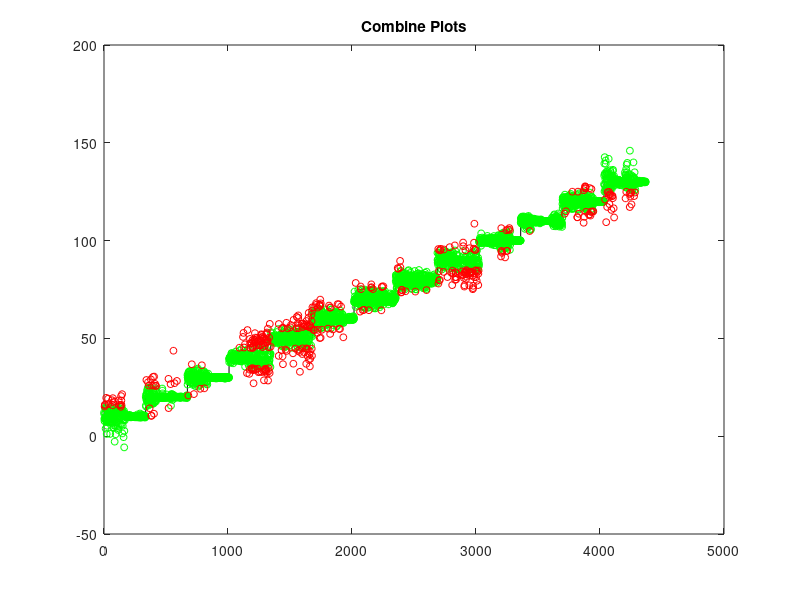

MATLAB code for this plot:
data=load('TrainResults.mat');
d=data.compareTrainAll;
k=1;
for i=10:10:130
    for j=1:length(d)
        if d(j,2)==i
            for l=1:6
                temp(k,l)=d(j,l);
            end
            temp(k,7)=k;
            k=k+1;
        end
    end
end
k=1;
k1=1;
k2=1;
for i=1:length(temp)
    a(i,1)=temp(i,7);
    a(i,2)=temp(i,2);
    if temp(i,3) == temp(i,2)
        correct(k1,1)=temp(i,7);
        correct(k1,2)=temp(i,1);
        correct(k1,3)=temp(i,2);
        k1=k1+1;    
    else
        incorrect(k2,1)=temp(i,7);
        incorrect(k2,2)=temp(i,1);
        incorrect(k2,3)=temp(i,2);
        k2=k2+1;
    end
end
x = (a(:,1))';
y = (a(:,2))';
figure
plot(x,y,'k')
title('Combine Plots')

hold on
scatter((correct(:,1))',(correct(:,2))',25,[0 1 0])

scatter((incorrect(:,1))',(incorrect(:,2))',25,[1 0 0]) 
hold off
